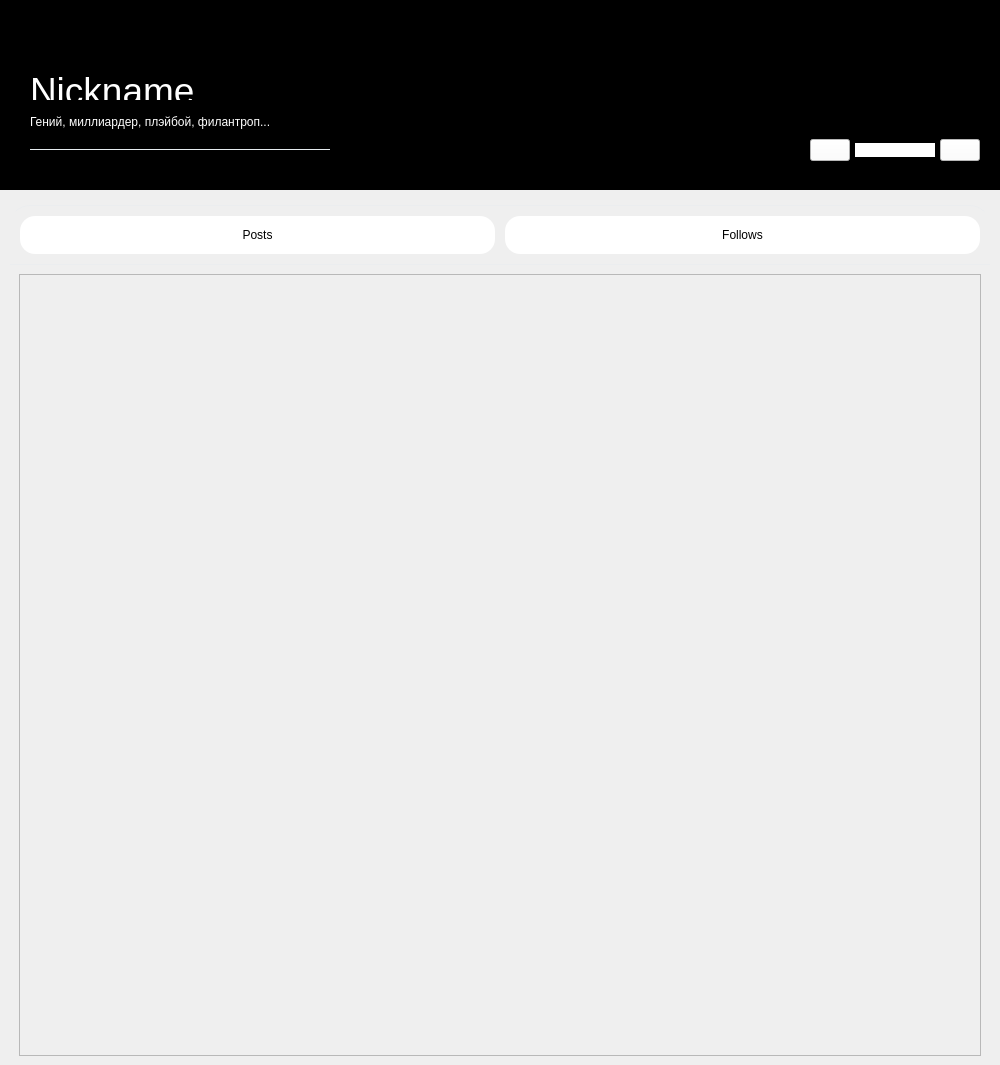
             <widget class="QWidget" name="scrollAreaWidget_Account">
              <property name="geometry">
               <rect>
                <x>0</x>
                <y>0</y>
                <width>1000</width>
                <height>1065</height>
               </rect>
              </property>
              <property name="styleSheet">
               <string notr="true">QFrame#frame_AccountTabsContainer {
	border: 0;
}</string>
              </property>
              <layout class="QGridLayout" name="gridLayout_4">
               <property name="leftMargin">
                <number>0</number>
               </property>
               <property name="topMargin">
                <number>0</number>
               </property>
               <property name="rightMargin">
                <number>0</number>
               </property>
               <property name="bottomMargin">
                <number>0</number>
               </property>
               <property name="spacing">
                <number>0</number>
               </property>
               <item row="1" column="0" colspan="2">
                <widget class="QFrame" name="frame_AccountTabsContainer">
                 <property name="minimumSize">
                  <size>
                   <width>0</width>
                   <height>800</height>
                  </size>
                 </property>
                 <property name="maximumSize">
                  <size>
                   <width>1000</width>
                   <height>16777215</height>
                  </size>
                 </property>
                 <property name="styleSheet">
                  <string notr="true"/>
                 </property>
                 <property name="frameShape">
                  <enum>QFrame::StyledPanel</enum>
                 </property>
                 <property name="frameShadow">
                  <enum>QFrame::Raised</enum>
                 </property>
                 <layout class="QVBoxLayout" name="verticalLayout_6">
                  <property name="spacing">
                   <number>0</number>
                  </property>
                  <property name="leftMargin">
                   <number>10</number>
                  </property>
                  <property name="topMargin">
                   <number>15</number>
                  </property>
                  <property name="rightMargin">
                   <number>10</number>
                  </property>
                  <property name="bottomMargin">
                   <number>0</number>
                  </property>
                  <item>
                   <widget class="QFrame" name="frame_AccountTabs">
                    <property name="minimumSize">
                     <size>
                      <width>0</width>
                      <height>60</height>
                     </size>
                    </property>
                    <property name="maximumSize">
                     <size>
                      <width>16777215</width>
                      <height>60</height>
                     </size>
                    </property>
                    <property name="styleSheet">
                     <string notr="true">QFrame {
	border-radius: 0;
	border-top-left-radius: 20px;
	border-top-right-radius: 20px;
	border-bottom: 1px solid rgb(235, 237, 239);
	border-top: 1px solid rgb(235, 237, 239);
}

QPushButton {
	height: 40px;
	width: 150px;
	border-radius: 15px;
	color: black;
	background-color:  white;
}

QPushButton:checked  {
	background-color:  rgb(235, 237, 239);
}

QPushButton:hover  {
	background-color:  rgb(235, 237, 239);
}

QPushButton:pressed {
	background-color: rgb(184,191,195);
}
</string>
                    </property>
                    <property name="frameShape">
                     <enum>QFrame::StyledPanel</enum>
                    </property>
                    <property name="frameShadow">
                     <enum>QFrame::Raised</enum>
                    </property>
                    <layout class="QHBoxLayout" name="horizontalLayout_3">
                     <property name="spacing">
                      <number>10</number>
                     </property>
                     <property name="leftMargin">
                      <number>10</number>
                     </property>
                     <property name="topMargin">
                      <number>10</number>
                     </property>
                     <property name="rightMargin">
                      <number>10</number>
                     </property>
                     <property name="bottomMargin">
                      <number>10</number>
                     </property>
                     <item>
                      <widget class="QPushButton" name="button_AccountTabsPosts">
                       <property name="text">
                        <string>Posts</string>
                       </property>
                       <property name="checkable">
                        <bool>true</bool>
                       </property>
                       <attribute name="buttonGroup">
                        <string notr="true">buttonGroup_AccountTabs</string>
                       </attribute>
                      </widget>
                     </item>
                     <item>
                      <widget class="QPushButton" name="button_AccountTabsFriend">
                       <property name="text">
                        <string>Follows</string>
                       </property>
                       <property name="checkable">
                        <bool>true</bool>
                       </property>
                       <attribute name="buttonGroup">
                        <string notr="true">buttonGroup_AccountTabs</string>
                       </attribute>
                      </widget>
                     </item>
                    </layout>
                   </widget>
                  </item>
                  <item>
                   <widget class="QStackedWidget" name="stacked_AccountTabs">
                    <property name="minimumSize">
                     <size>
                      <width>0</width>
                      <height>800</height>
                     </size>
                    </property>
                    <widget class="QWidget" name="page_AccountTabsPosts">
                     <layout class="QVBoxLayout" name="verticalLayout_5">
                      <item>
                       <widget class="QFrame" name="frame">
                        <property name="minimumSize">
                         <size>
                          <width>0</width>
                          <height>400</height>
                         </size>
                        </property>
                        <property name="frameShape">
                         <enum>QFrame::StyledPanel</enum>
                        </property>
                        <property name="frameShadow">
                         <enum>QFrame::Raised</enum>
                        </property>
                       </widget>
                      </item>
                     </layout>
                    </widget>
                    <widget class="QWidget" name="page_AccountTabsComments"/>
                    <widget class="QWidget" name="page_AccountTabsFriends"/>
                   </widget>
                  </item>
                 </layout>
                </widget>
               </item>
               <item row="0" column="0" colspan="2">
                <widget class="QFrame" name="frame_AccountInfoContainer">
                 <property name="minimumSize">
                  <size>
                   <width>0</width>
                   <height>190</height>
                  </size>
                 </property>
                 <property name="maximumSize">
                  <size>
                   <width>1000</width>
                   <height>190</height>
                  </size>
                 </property>
                 <property name="styleSheet">
                  <string notr="true">QFrame {
	background: transponent;
	color: white;
}

QLabel#label_AccountPhoto {
	border-radius: 75px;
}

QFrame#frame_AccountInfoContainer {
	border-radius: 0;
}

</string>
                 </property>
                 <property name="frameShape">
                  <enum>QFrame::StyledPanel</enum>
                 </property>
                 <property name="frameShadow">
                  <enum>QFrame::Raised</enum>
                 </property>
                 <layout class="QHBoxLayout" name="layout_AccountInfoContainer">
                  <property name="spacing">
                   <number>10</number>
                  </property>
                  <property name="leftMargin">
                   <number>20</number>
                  </property>
                  <property name="topMargin">
                   <number>10</number>
                  </property>
                  <property name="rightMargin">
                   <number>10</number>
                  </property>
                  <property name="bottomMargin">
                   <number>10</number>
                  </property>
                  <item>
                   <widget class="QFrame" name="frame_AccountInfo">
                    <property name="minimumSize">
                     <size>
                      <width>0</width>
                      <height>150</height>
                     </size>
                    </property>
                    <property name="maximumSize">
                     <size>
                      <width>16777215</width>
                      <height>150</height>
                     </size>
                    </property>
                    <property name="font">
                     <font>
                      <family>.AppleSystemUIFont</family>
                      <weight>50</weight>
                      <bold>false</bold>
                     </font>
                    </property>
                    <property name="styleSheet">
                     <string notr="true">QFrame {
	border-top-left-radius: 0;
	border-top-right-radius: 0;
}

QLabel#label_AccountInformationText {
	padding-bottom: 5px;
	border-bottom: 1px solid rgb(229,235,238);
}

QLabel#label_AccountInformationID {
	margin: 0;
	border-bottom-left-radius: 10px;
}

QLabel#label_AccountInformationAccess{
	margin: 0;
	border-bottom-right-radius: 10px;
}


/* ------- EXIT BUTTONS ------- */


QFrame#frame_AccountInfoConfirmation {
	background: transponent;
	border-radius: 20px;
}

QPushButton#button_AccountEdit,
QPushButton#button_AccountExit,
QPushButton#button_AccountExitYes,
QPushButton#button_AccountExitNo {
	background-color: white;
}

QPushButton#button_AccountEdit::hover {
	background-color: rgb(235, 237, 239);
}

QPushButton#button_AccountEdit::pressed {
	background-color: rgb(184,191,195);
}


QPushButton#button_AccountExit:pressed {
	background-color: rgb(240,0,0);
}

QPushButton#button_AccountExitYes {
	border-top-right-radius: 0;
	border-bottom-right-radius: 0;
}

QPushButton#button_AccountExitYes:pressed {
	background-color: rgb(167,0,0);
}

QPushButton#button_AccountExitNo {
	border-top-left-radius: 0;
	border-bottom-left-radius: 0;
}

QPushButton#button_AccountExitNo:pressed {
	background-color: #007200;
}


</string>
                    </property>
                    <property name="frameShape">
                     <enum>QFrame::StyledPanel</enum>
                    </property>
                    <property name="frameShadow">
                     <enum>QFrame::Raised</enum>
                    </property>
                    <layout class="QVBoxLayout" name="verticalLayout_2">
                     <property name="spacing">
                      <number>0</number>
                     </property>
                     <property name="leftMargin">
                      <number>10</number>
                     </property>
                     <property name="topMargin">
                      <number>0</number>
                     </property>
                     <property name="rightMargin">
                      <number>10</number>
                     </property>
                     <property name="bottomMargin">
                      <number>0</number>
                     </property>
                     <item>
                      <spacer name="verticalSpacer_2">
                       <property name="orientation">
                        <enum>Qt::Vertical</enum>
                       </property>
                       <property name="sizeType">
                        <enum>QSizePolicy::Expanding</enum>
                       </property>
                       <property name="sizeHint" stdset="0">
                        <size>
                         <width>20</width>
                         <height>30</height>
                        </size>
                       </property>
                      </spacer>
                     </item>
                     <item>
                      <widget class="QFrame" name="frame_AccountLabels_1">
                       <property name="minimumSize">
                        <size>
                         <width>0</width>
                         <height>30</height>
                        </size>
                       </property>
                       <property name="maximumSize">
                        <size>
                         <width>16777215</width>
                         <height>30</height>
                        </size>
                       </property>
                       <property name="styleSheet">
                        <string notr="true"/>
                       </property>
                       <property name="frameShape">
                        <enum>QFrame::StyledPanel</enum>
                       </property>
                       <property name="frameShadow">
                        <enum>QFrame::Raised</enum>
                       </property>
                       <layout class="QHBoxLayout" name="horizontalLayout_4">
                        <property name="spacing">
                         <number>5</number>
                        </property>
                        <property name="leftMargin">
                         <number>0</number>
                        </property>
                        <property name="topMargin">
                         <number>0</number>
                        </property>
                        <property name="rightMargin">
                         <number>0</number>
                        </property>
                        <property name="bottomMargin">
                         <number>0</number>
                        </property>
                        <item>
                         <widget class="QLabel" name="label_AccountNickname">
                          <property name="sizePolicy">
                           <sizepolicy hsizetype="Preferred" vsizetype="Preferred">
                            <horstretch>0</horstretch>
                            <verstretch>0</verstretch>
                           </sizepolicy>
                          </property>
                          <property name="minimumSize">
                           <size>
                            <width>0</width>
                            <height>30</height>
                           </size>
                          </property>
                          <property name="maximumSize">
                           <size>
                            <width>16777215</width>
                            <height>30</height>
                           </size>
                          </property>
                          <property name="font">
                           <font>
                            <pointsize>28</pointsize>
                           </font>
                          </property>
                          <property name="styleSheet">
                           <string notr="true"/>
                          </property>
                          <property name="text">
                           <string>Nickname</string>
                          </property>
                          <property name="scaledContents">
                           <bool>false</bool>
                          </property>
                          <property name="alignment">
                           <set>Qt::AlignLeading|Qt::AlignLeft|Qt::AlignTop</set>
                          </property>
                          <property name="margin">
                           <number>0</number>
                          </property>
                          <property name="indent">
                           <number>0</number>
                          </property>
                          <property name="textInteractionFlags">
                           <set>Qt::LinksAccessibleByMouse|Qt::TextSelectableByKeyboard|Qt::TextSelectableByMouse</set>
                          </property>
                         </widget>
                        </item>
                        <item>
                         <widget class="QLabel" name="label_AccountStatus">
                          <property name="minimumSize">
                           <size>
                            <width>0</width>
                            <height>0</height>
                           </size>
                          </property>
                          <property name="maximumSize">
                           <size>
                            <width>16777215</width>
                            <height>16777215</height>
                           </size>
                          </property>
                          <property name="text">
                           <string/>
                          </property>
                          <property name="textFormat">
                           <enum>Qt::RichText</enum>
                          </property>
                          <property name="alignment">
                           <set>Qt::AlignBottom|Qt::AlignLeading|Qt::AlignLeft</set>
                          </property>
                          <property name="textInteractionFlags">
                           <set>Qt::LinksAccessibleByMouse|Qt::TextSelectableByMouse</set>
                          </property>
                         </widget>
                        </item>
                        <item>
                         <spacer name="horizontalSpacer_5">
                          <property name="orientation">
                           <enum>Qt::Horizontal</enum>
                          </property>
                          <property name="sizeHint" stdset="0">
                           <size>
                            <width>151</width>
                            <height>20</height>
                           </size>
                          </property>
                         </spacer>
                        </item>
                       </layout>
                      </widget>
                     </item>
                     <item>
                      <widget class="QFrame" name="frame_AccountButtons">
                       <property name="minimumSize">
                        <size>
                         <width>0</width>
                         <height>0</height>
                        </size>
                       </property>
                       <property name="maximumSize">
                        <size>
                         <width>16777215</width>
                         <height>90</height>
                        </size>
                       </property>
                       <property name="styleSheet">
                        <string notr="true"/>
                       </property>
                       <property name="frameShape">
                        <enum>QFrame::StyledPanel</enum>
                       </property>
                       <property name="frameShadow">
                        <enum>QFrame::Raised</enum>
                       </property>
                       <layout class="QGridLayout" name="gridLayout_6">
                        <property name="leftMargin">
                         <number>0</number>
                        </property>
                        <property name="topMargin">
                         <number>0</number>
                        </property>
                        <property name="rightMargin">
                         <number>0</number>
                        </property>
                        <property name="bottomMargin">
                         <number>0</number>
                        </property>
                        <property name="horizontalSpacing">
                         <number>5</number>
                        </property>
                        <property name="verticalSpacing">
                         <number>10</number>
                        </property>
                        <item row="0" column="1" colspan="4">
                         <spacer name="horizontalSpacer_4">
                          <property name="orientation">
                           <enum>Qt::Horizontal</enum>
                          </property>
                          <property name="sizeHint" stdset="0">
                           <size>
                            <width>182</width>
                            <height>20</height>
                           </size>
                          </property>
                         </spacer>
                        </item>
                        <item row="1" column="4">
                         <widget class="QPushButton" name="button_AccountExit">
                          <property name="toolTip">
                           <string>Log Out</string>
                          </property>
                          <property name="text">
                           <string/>
                          </property>
                          <property name="checkable">
                           <bool>true</bool>
                          </property>
                          <property name="checked">
                           <bool>false</bool>
                          </property>
                          <attribute name="buttonGroup">
                           <string notr="true">buttonGroup_AccountExit</string>
                          </attribute>
                         </widget>
                        </item>
                        <item row="1" column="1">
                         <spacer name="horizontalSpacer_7">
                          <property name="orientation">
                           <enum>Qt::Horizontal</enum>
                          </property>
                          <property name="sizeHint" stdset="0">
                           <size>
                            <width>7</width>
                            <height>20</height>
                           </size>
                          </property>
                         </spacer>
                        </item>
                        <item row="0" column="0" rowspan="2">
                         <widget class="QFrame" name="frame_AccountInformationContainer">
                          <property name="minimumSize">
                           <size>
                            <width>200</width>
                            <height>60</height>
                           </size>
                          </property>
                          <property name="maximumSize">
                           <size>
                            <width>16777215</width>
                            <height>90</height>
                           </size>
                          </property>
                          <property name="styleSheet">
                           <string notr="true"/>
                          </property>
                          <property name="frameShape">
                           <enum>QFrame::StyledPanel</enum>
                          </property>
                          <property name="frameShadow">
                           <enum>QFrame::Raised</enum>
                          </property>
                          <layout class="QGridLayout" name="gridLayout_7">
                           <property name="leftMargin">
                            <number>0</number>
                           </property>
                           <property name="topMargin">
                            <number>0</number>
                           </property>
                           <property name="rightMargin">
                            <number>0</number>
                           </property>
                           <property name="bottomMargin">
                            <number>0</number>
                           </property>
                           <property name="spacing">
                            <number>0</number>
                           </property>
                           <item row="1" column="0">
                            <widget class="QLabel" name="label_AccountInformationID">
                             <property name="minimumSize">
                              <size>
                               <width>0</width>
                               <height>20</height>
                              </size>
                             </property>
                             <property name="maximumSize">
                              <size>
                               <width>100</width>
                               <height>20</height>
                              </size>
                             </property>
                             <property name="font">
                              <font>
                               <pointsize>12</pointsize>
                               <italic>false</italic>
                              </font>
                             </property>
                             <property name="styleSheet">
                              <string notr="true"/>
                             </property>
                             <property name="text">
                              <string/>
                             </property>
                             <property name="indent">
                              <number>0</number>
                             </property>
                             <property name="textInteractionFlags">
                              <set>Qt::LinksAccessibleByMouse|Qt::TextSelectableByKeyboard|Qt::TextSelectableByMouse</set>
                             </property>
                            </widget>
                           </item>
                           <item row="0" column="0" colspan="2">
                            <widget class="QLabel" name="label_AccountInformationText">
                             <property name="minimumSize">
                              <size>
                               <width>300</width>
                               <height>20</height>
                              </size>
                             </property>
                             <property name="maximumSize">
                              <size>
                               <width>300</width>
                               <height>70</height>
                              </size>
                             </property>
                             <property name="font">
                              <font>
                               <italic>false</italic>
                              </font>
                             </property>
                             <property name="styleSheet">
                              <string notr="true"/>
                             </property>
                             <property name="text">
                              <string>Гений, миллиардер, плэйбой, филантроп...</string>
                             </property>
                             <property name="alignment">
                              <set>Qt::AlignLeading|Qt::AlignLeft|Qt::AlignVCenter</set>
                             </property>
                             <property name="wordWrap">
                              <bool>true</bool>
                             </property>
                             <property name="indent">
                              <number>0</number>
                             </property>
                             <property name="textInteractionFlags">
                              <set>Qt::LinksAccessibleByMouse|Qt::TextSelectableByMouse</set>
                             </property>
                            </widget>
                           </item>
                           <item row="1" column="1">
                            <widget class="QLabel" name="label_AccountInformationAccess">
                             <property name="maximumSize">
                              <size>
                               <width>100</width>
                               <height>16777215</height>
                              </size>
                             </property>
                             <property name="text">
                              <string/>
                             </property>
                             <property name="alignment">
                              <set>Qt::AlignRight|Qt::AlignTrailing|Qt::AlignVCenter</set>
                             </property>
                             <property name="indent">
                              <number>0</number>
                             </property>
                            </widget>
                           </item>
                          </layout>
                         </widget>
                        </item>
                        <item row="1" column="3">
                         <widget class="QFrame" name="frame_AccountExitConfirmation">
                          <property name="minimumSize">
                           <size>
                            <width>80</width>
                            <height>40</height>
                           </size>
                          </property>
                          <property name="maximumSize">
                           <size>
                            <width>80</width>
                            <height>40</height>
                           </size>
                          </property>
                          <property name="styleSheet">
                           <string notr="true"/>
                          </property>
                          <property name="frameShape">
                           <enum>QFrame::StyledPanel</enum>
                          </property>
                          <property name="frameShadow">
                           <enum>QFrame::Raised</enum>
                          </property>
                          <layout class="QHBoxLayout" name="horizontalLayout_8">
                           <property name="spacing">
                            <number>0</number>
                           </property>
                           <property name="leftMargin">
                            <number>0</number>
                           </property>
                           <property name="topMargin">
                            <number>0</number>
                           </property>
                           <property name="rightMargin">
                            <number>0</number>
                           </property>
                           <property name="bottomMargin">
                            <number>0</number>
                           </property>
                           <item>
                            <widget class="QPushButton" name="button_AccountExitYes">
                             <property name="text">
                              <string/>
                             </property>
                             <property name="checkable">
                              <bool>false</bool>
                             </property>
                             <property name="checked">
                              <bool>false</bool>
                             </property>
                            </widget>
                           </item>
                           <item>
                            <widget class="QPushButton" name="button_AccountExitNo">
                             <property name="text">
                              <string/>
                             </property>
                             <property name="checkable">
                              <bool>true</bool>
                             </property>
                             <property name="checked">
                              <bool>true</bool>
                             </property>
                             <attribute name="buttonGroup">
                              <string notr="true">buttonGroup_AccountExit</string>
                             </attribute>
                            </widget>
                           </item>
                          </layout>
                         </widget>
                        </item>
                        <item row="1" column="2">
                         <widget class="QPushButton" name="button_AccountEdit">
                          <property name="toolTip">
                           <string>Settings</string>
                          </property>
                          <property name="text">
                           <string/>
                          </property>
                          <property name="checkable">
                           <bool>true</bool>
                          </property>
                          <attribute name="buttonGroup">
                           <string notr="true">buttonGroup_MainTabs</string>
                          </attribute>
                         </widget>
                        </item>
                       </layout>
                      </widget>
                     </item>
                    </layout>
                   </widget>
                  </item>
                 </layout>
                </widget>
               </item>
              </layout>
             </widget>
